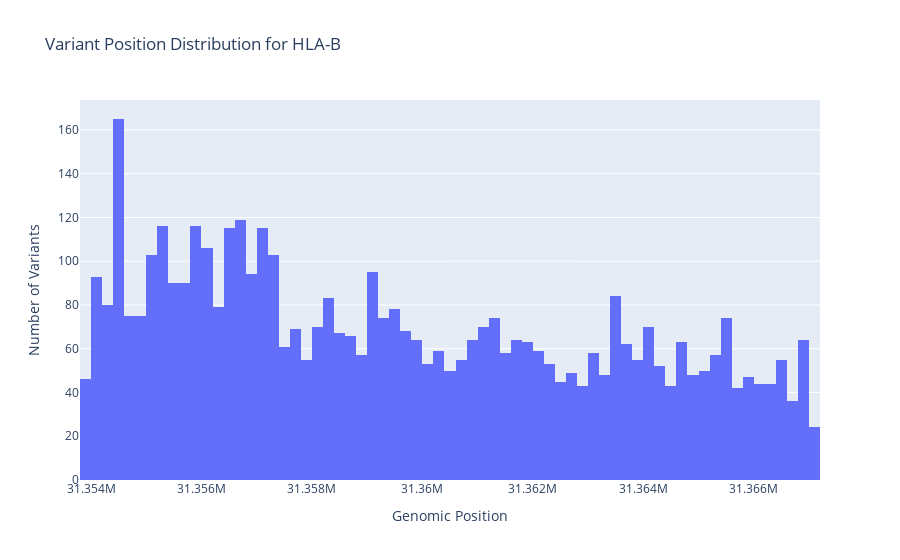

Write notebook code for a chart like this one.
### Markdown cell above
## Variant Position in Gene

### Code cell
df_vars, df_pops = load_gene(gene_dropdown.value)

print(f"Loaded {df_vars.height} variants for gene {gene_dropdown.value}.")

fig = px.histogram(
    df_vars.to_pandas(),
    x="pos",
    nbins=100,
    title=f"Variant Position Distribution for {gene_dropdown.value}",
    labels={"pos": "Genomic Position"}
)
fig.update_yaxes(title_text="Number of Variants")
fig.show()

### Figure 1 — Plotly figure (JSON) as saved in the notebook; plotly's stock layout.template omitted (floating-point values rounded to 4 significant figures; data arrays with more than 128 entries replaced by an {"elided": "..."} marker saying what was removed)
{"data": [{"bingroup": "x", "hovertemplate": "Genomic Position=%{x}<br>count=%{y}<extra></extra>", "legendgroup": "", "marker": {"color": "#636efa", "pattern": {"shape": ""}}, "name": "", "nbinsx": 100, "orientation": "v", "showlegend": false, "type": "histogram", "x": {"elided": "4666 int values"}, "xaxis": "x", "yaxis": "y"}], "layout": {"barmode": "relative", "legend": {"tracegroupgap": 0}, "title": {"text": "Variant Position Distribution for HLA-B"}, "xaxis": {"anchor": "y", "domain": [0, 1], "title": {"text": "Genomic Position"}}, "yaxis": {"anchor": "x", "domain": [0, 1], "title": {"text": "Number of Variants"}}}}
